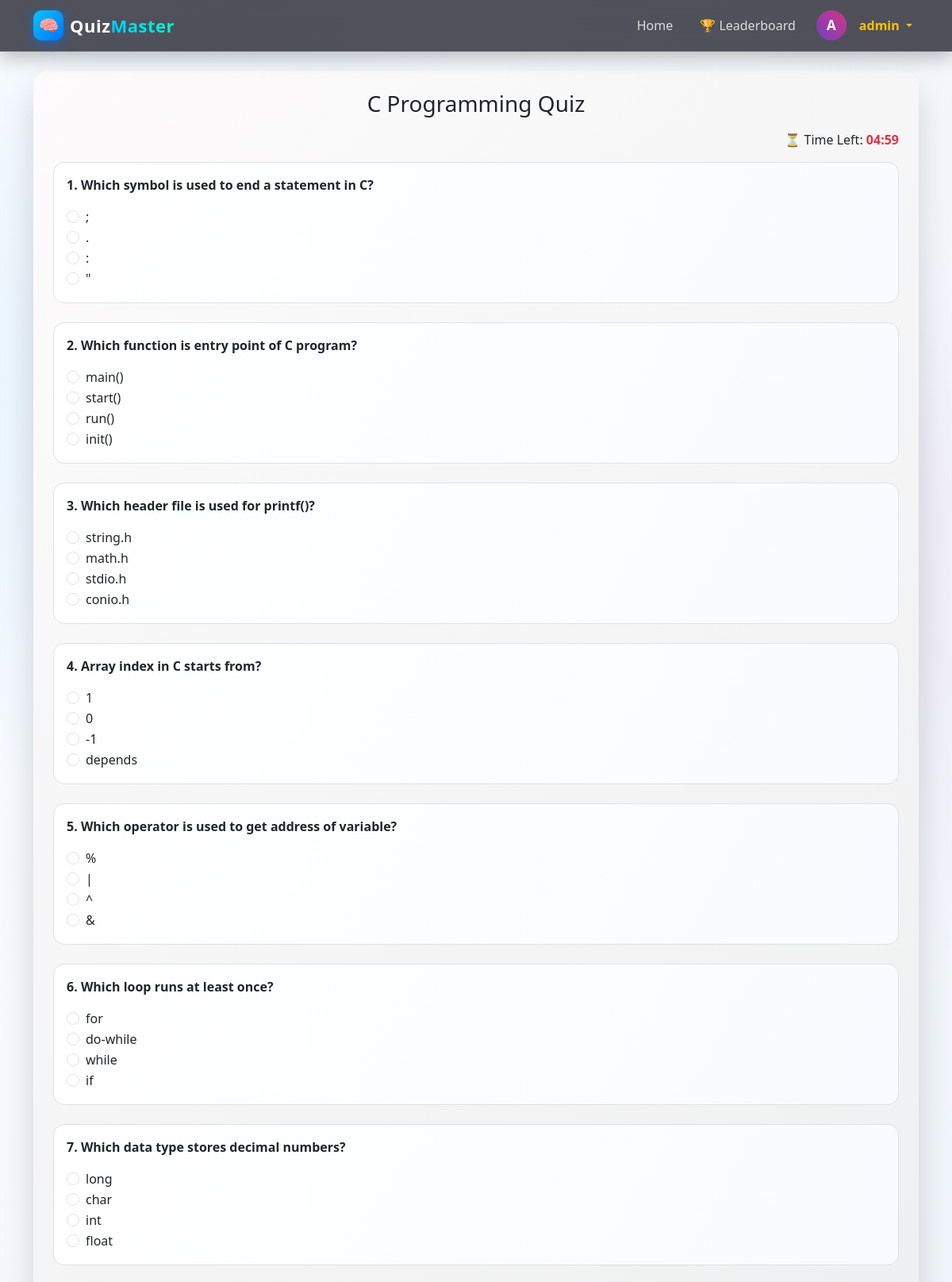
Screenshot of /quiz/2/ (signed in, upper part) with the database file from the repository.
### quiz/models.py (models this page shows, shortened)
class Category(models.Model):
    name = models.CharField(max_length=100)

class Question(models.Model):
    category = models.ForeignKey(Category, on_delete=models.CASCADE)
    text = models.CharField(max_length=255)
    correct_answer = models.CharField(max_length=255)

class Choice(models.Model):
    question = models.ForeignKey(Question, on_delete=models.CASCADE)
    text = models.CharField(max_length=255)

### quiz/views.py (the view, shortened to what this page needs)
# urls.py: path('quiz/<int:category_id>/', views.quiz, name='quiz'),
@login_required
def quiz(request, category_id):
    category = Category.objects.get(id=category_id)
    questions = Question.objects.filter(category=category)
    return render(request, 'quiz/quiz_page.html', {
        'questions': questions,
        'category': category
    })

### quiz/templates/quiz/quiz_page.html (shortened to what this page needs)
{% extends 'quiz/base.html' %}
{% block content %}
<div class="quiz-wrapper">
<h3 class="text-center mb-3">{{ category.name }} Quiz</h3>
<div class="text-end mb-3">
⏳ Time Left: <span id="time" class="fw-bold text-danger">05:00</span>
</div>
<form method="post" id="quiz-form">
{% for question in questions %}
<div class="mb-4 p-3 border question-box">
<p class="fw-bold">
{{ forloop.counter }}. {{ question.text }}
</p>
{% for choice in question.choice_set.all %}
<div class="form-check">
<input class="form-check-input" type="radio"
name="{{ question.id }}"
value="{{ choice.text }}" required>
<label class="form-check-label">{{ choice.text }}</label>
</div>
{% endfor %}
</div>
{% endfor %}
</form>
</div>
{% endblock %}

### quiz/templates/quiz/base.html (shortened to what this page needs)
<!DOCTYPE html>
<html lang="en">
<head>
<link href="https://cdn.jsdelivr.net/npm/bootstrap@5.3.2/dist/css/bootstrap.min.css" rel="stylesheet">
</head>
<body class="d-flex flex-column min-vh-100">
<nav class="navbar navbar-expand-lg premium-navbar sticky-top">
<div class="container">
<a class="navbar-brand premium-logo d-flex align-items-center" href="{% url 'home' %}">
    <div class="logo-icon">🧠</div>
    <div class="logo-text ms-2">
        Quiz<span>Master</span>
    </div>
</a>
<div class="collapse navbar-collapse" id="navbarNav">
<ul class="navbar-nav ms-auto align-items-center">
{% if user.is_authenticated %}
<li class="nav-item">
<a class="nav-link premium-link" href="{% url 'home' %}">Home</a>
</li>
<li class="nav-item">
<a class="nav-link premium-link" href="{% url 'leaderboard' %}">🏆 Leaderboard</a>
</li>
<li class="nav-item dropdown d-flex align-items-center">
{% with user.socialaccount_set.all.0 as social %}
{% if social %}
<img src="{{ social.get_avatar_url }}" class="avatar-img">
{% else %}
<div class="avatar-circle">
{{ user.username|first|upper }}
</div>
{% endif %}
{% endwith %}
<a class="nav-link dropdown-toggle username-text"
href="#"
data-bs-toggle="dropdown">
{{ user.username }}
</a>
</li>
{% endif %}
</ul>
</div>
</div>
</nav>
<div class="container mt-4">
{% block content %}{% endblock %}
</div>
</body>
</html>

### quiz/templates/quiz/base.html (style rules this page uses)
body { background: radial-gradient(circle at 20% 20%, #e3f2fd 0%, transparent 25%), radial-gradient(circle at 80% 30%, #ede7f6 0%, transparent 25%), radial-gradient(circle at 50% 80%, #e8f5e9 0%, transparent 25%), linear-gradient(120deg,#f8fbff,#eef3f9); }
.premium-navbar { background: rgba(25,25,35,0.75); backdrop-filter: blur(12px); border-bottom:1px solid rgba(255,255,255,0.1); box-shadow:0 8px 25px rgba(0,0,0,0.25); }
.premium-logo { text-decoration:none; }
.logo-icon { width:38px; height:38px; border-radius:10px; background:linear-gradient(135deg,#00c6ff,#0072ff); display:flex; align-items:center; justify-content:center; font-size:20px; box-shadow:0 4px 15px rgba(0,114,255,0.5); }
.logo-text { font-size:22px; font-weight:700; color:white; letter-spacing:.5px; }
.logo-text span { background:linear-gradient(45deg,#00c6ff,#00ffcc); -webkit-background-clip:text; color:transparent; }
.premium-link { color:#ddd !important; position:relative; margin-right:18px; transition:.3s; }
.premium-link::after { content:''; position:absolute; width:0%; height:2px; background:#00c6ff; bottom:0; left:0; transition:.3s; }
.avatar-circle { width:38px; height:38px; border-radius:50%; background:linear-gradient(45deg,#6f42c1,#d63384); color:white; display:flex; align-items:center; justify-content:center; font-weight:bold; font-size:17px; margin-right:8px; }
.username-text { color:#ffc107 !important; font-weight:600; }

### quiz/templates/quiz/quiz_page.html (style rules this page uses)
.quiz-wrapper { background:linear-gradient(135deg,#fdfbfb,#ebedee); padding:25px; border-radius:20px; box-shadow:0 25px 40px rgba(0,0,0,0.15); }
.question-box { background:linear-gradient(120deg,#ffffff,#f8fbff); border-radius:14px; transition:.3s; }

### rows the page displays
Category: name "C Programming"
Question: text "Which symbol is used to end a statement in C?"
Choice: text ";"
Choice: text "."
Choice: text ":"
Choice: text "\""
Question: text "Which function is entry point of C program?"
Choice: text "main()"
Choice: text "start()"
Choice: text "run()"
Choice: text "init()"
Question: text "Which header file is used for printf()?"
Choice: text "string.h"
Choice: text "math.h"
Choice: text "stdio.h"
Choice: text "conio.h"
Question: text "Array index in C starts from?"
Choice: text "1"
Choice: text "0"
Choice: text "-1"
Choice: text "depends"
Question: text "Which operator is used to get address of variable?"
Choice: text "%"
Choice: text "|"
Choice: text "^"
Choice: text "&"
Question: text "Which loop runs at least once?"
Choice: text "for"
Choice: text "do-while"
Choice: text "while"
Choice: text "if"
Question: text "Which data type stores decimal numbers?"
Choice: text "long"
Choice: text "char"
Choice: text "int"
Choice: text "float"

### other values shown
{{ user.username|first|upper }} "A"
{{ user.username }} "admin"
